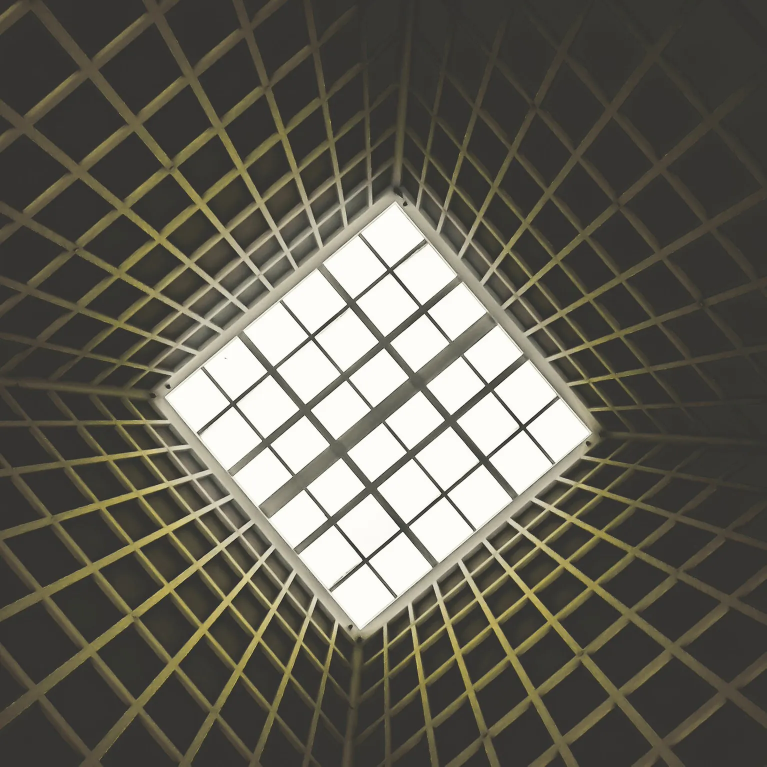
#> input picture Fourier 2D/im1.webp, 1533 x 1533 px (shown at 1/2 size)
$ jupyter execute note.ipynb
#> lines starting #> are read from the running program, lines starting #| are printed output that depends on the picture
# Notebook for Fourier Transform 2D

[cell 1]
import numpy as np
from PIL import Image
from matplotlib import pyplot as plt

### Step One
we will load 3 pictures and show them in gray's scales

[cell 2]
images = [
    np.asarray(Image.open("./im1.webp")),
    np.asarray(Image.open("./im2.jpeg")),
    np.asarray(Image.open("./im3.jpg"))
]
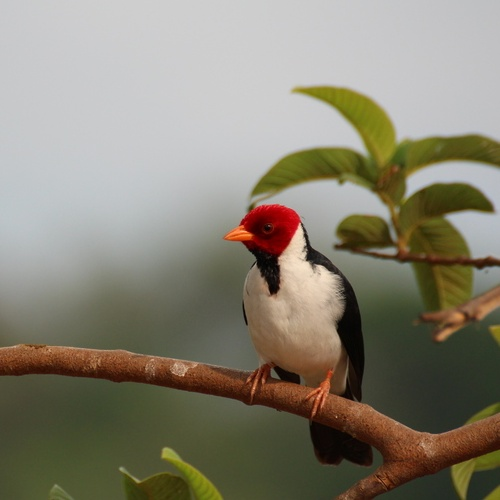
#> input picture Fourier 2D/im2.jpeg, 500 x 500 px
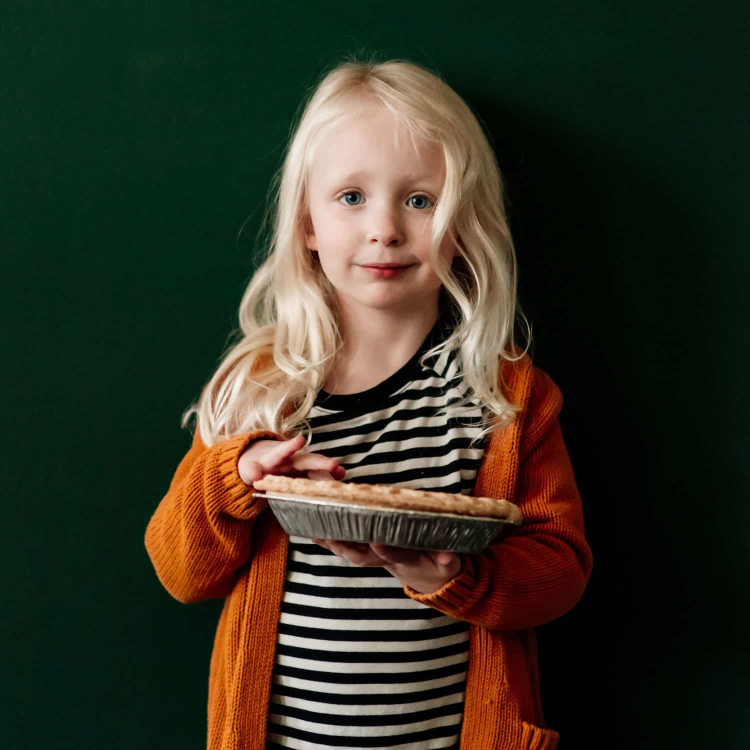
#> input picture Fourier 2D/im3.jpg, 1500 x 1500 px (shown at 1/2 size)
images = [np.round(0.299*im[:, :, 0]+0.587 * im[:, :, 1]+0.114*im[:, :, 2]).astype(np.uint8) for im in images]
#> images = 3 items

for image in images:
    plt.imshow(255-image,cmap='Grays')
    plt.show()
#> this loop made 3 passes

[cell 3]
for image in images:
    figure, axis = plt.subplots(1,4)
    figure.set_figwidth(15)
    figure.set_figheight(5)
    axis[0].imshow(255-image,cmap='Grays')
    axis[0].set_title("Original Image")
    fimage = np.fft.fftshift(np.fft.fft2(image))
    axis[1].imshow(np.log(np.abs(fimage)),cmap='Grays')
    axis[1].set_title("Fourier")
    axis[2].imshow(255-np.abs(np.fft.ifft2(fimage)),cmap='Grays')
    axis[2].set_title("Image from Fourier")
    axis[3].imshow(255-np.abs(np.fft.ifft2(np.pad(fimage,fimage.shape[0]))),cmap='Grays')
    axis[3].set_title("Image from Fourier resize X2")
    plt.show()
#> this loop made 3 passes
#> pass 1, `plt.show()`:
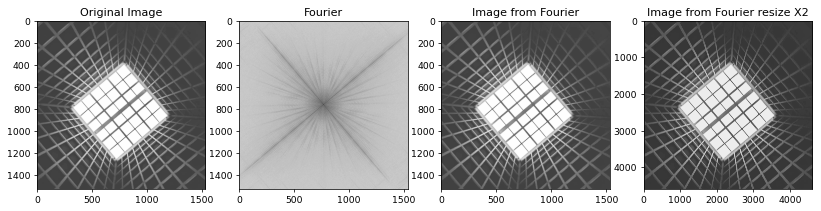
#> figure drawn by matplotlib, 4 panels

### Idel Low-Pass Filter
1.first we will calculate the DFT of the images <br>
2. multiply each cell with the cutoff filter
3. revert the image from the Fourier

[cell 4]
def ILP(image,alpha=10):
    filter = image
    I,J=np.meshgrid(np.arange(filter.shape[0]),np.arange(filter.shape[1]))
    I,J
    dist=np.sqrt((I-filter.shape[0]//2)**2+(J-filter.shape[0]//2)**2)
    filter[np.where(dist >= alpha)]*=0
    return filter

def IHP(image,alpha=10):
    filter = image
    I,J=np.meshgrid(np.arange(filter.shape[0]),np.arange(filter.shape[1]))
    I,J
    dist=np.sqrt((I-filter.shape[0]//2)**2+(J-filter.shape[0]//2)**2)
    filter[np.where(dist < alpha)]*=0
    return filter

def IBP(image,alpha=10):
    filter = image
    I,J=np.meshgrid(np.arange(filter.shape[0]),np.arange(filter.shape[1]))
    I,J
    dist=np.sqrt((I-filter.shape[0]//2)**2+(J-filter.shape[0]//2)**2)
    filter[np.where(dist > alpha+1)]*=0
    filter[np.where(dist < alpha)]*=0
    return filter

for image in images:
    figure, axis = plt.subplots(1,5)
    figure.set_figwidth(15)
    figure.set_figheight(5)
    axis[0].imshow(255-image,cmap='Grays')
    axis[0].set_title("Original Image")
    fimage = np.fft.fftshift(np.fft.fft2(image))
    axis[1].imshow(255-np.log(np.abs(fimage)),cmap='Grays')
    axis[1].set_title("Fourier")
    axis[2].imshow(255-np.abs(np.fft.ifft2(ILP(fimage,40))),cmap='Grays')
    axis[2].set_title("Image from Fourier")
    axis[3].imshow(255-np.abs(np.fft.ifft2(IHP(fimage,1))),cmap='Grays')
    axis[3].set_title("Image from Fourier")
    axis[4].imshow(255-np.abs(np.fft.ifft2(IBP(fimage,15))),cmap='Grays')
    axis[4].set_title("Image from Fourier")
    plt.show()
#> this loop made 3 passes
#> pass 1, in ILP, `I,J=np.meshgrid(np.arange(filter.shape[0]),np.arange(filter.shape[1]))`:
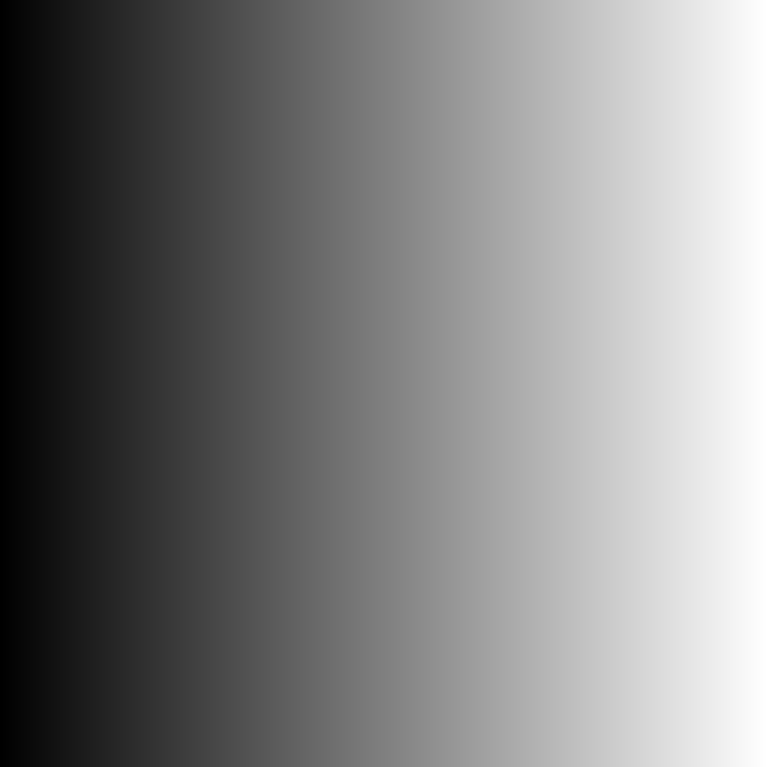
#> I: shape (1533, 1533) int64 (shown at 1/2 size); min 0, max 1532, mean 766; drawn with min black and max white
#> pass 1, in ILP, `I,J=np.meshgrid(np.arange(filter.shape[0]),np.arange(filter.shape[1]))`:
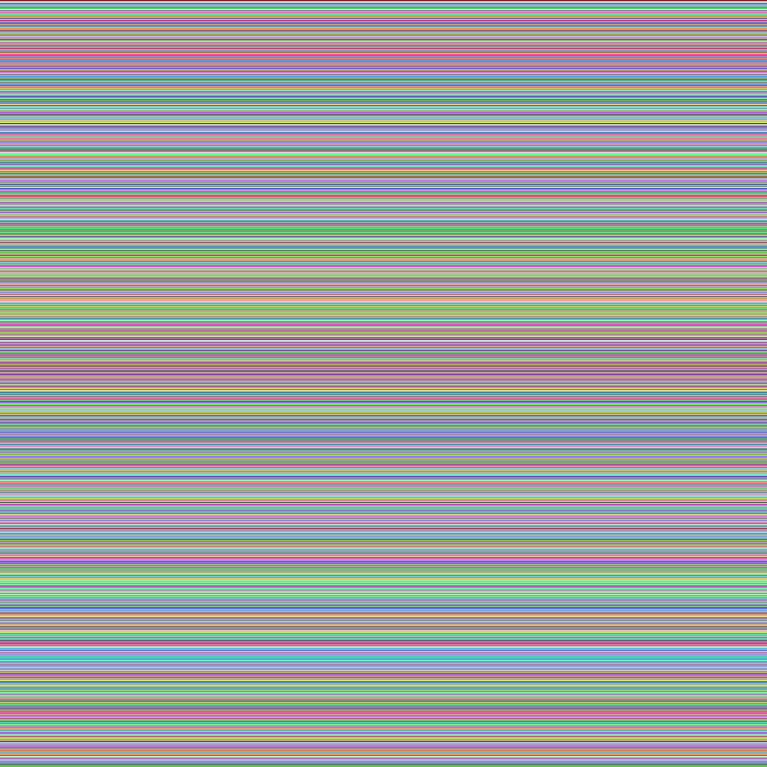
#> J: shape (1533, 1533) int64 (shown at 1/2 size); 1533 distinct labels, from 0 to 1532; one colour per label, 0 black
#> pass 1, in ILP, `dist=np.sqrt((I-filter.shape[0]//2)**2+(J-filter.shape[0]//2)**2)`:
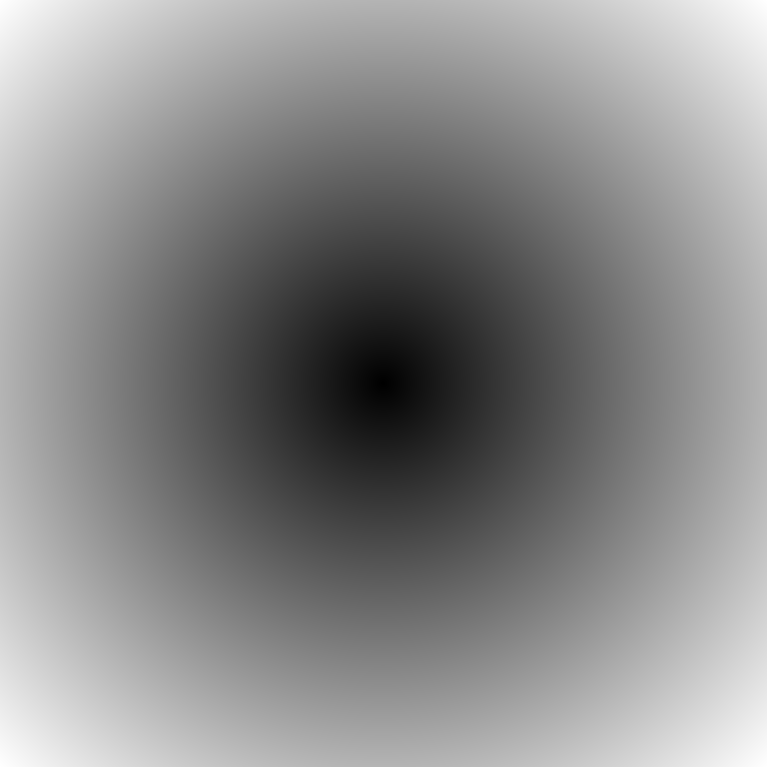
#> dist: shape (1533, 1533) float64 (shown at 1/2 size); min 0, max 1083.3, mean 586.5; drawn with min black and max white
#> pass 1, `plt.show()`:
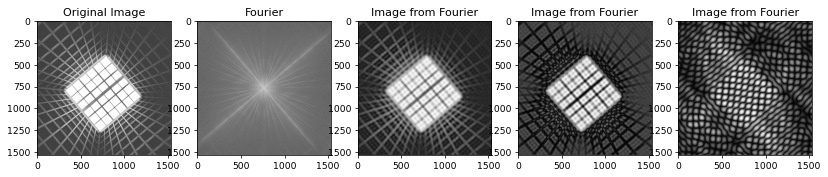
#> figure drawn by matplotlib, 5 panels
#> pass 2, `plt.show()`:
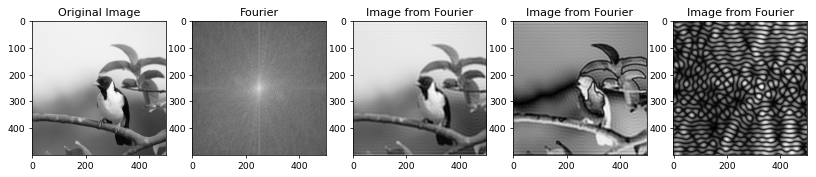
#> figure drawn by matplotlib, 5 panels

[cell 5]
def Gaussian(image,alpha=100):
    filter = image
    I,J=np.meshgrid(np.arange(filter.shape[0]),np.arange(filter.shape[1]))
    I,J
    dist=np.sqrt((I-filter.shape[0]//2)**2+(J-filter.shape[0]//2)**2)
    filter*= 1-dist/alpha
    filter[np.where(dist > alpha)]*=0
    return filter
x = images[0]
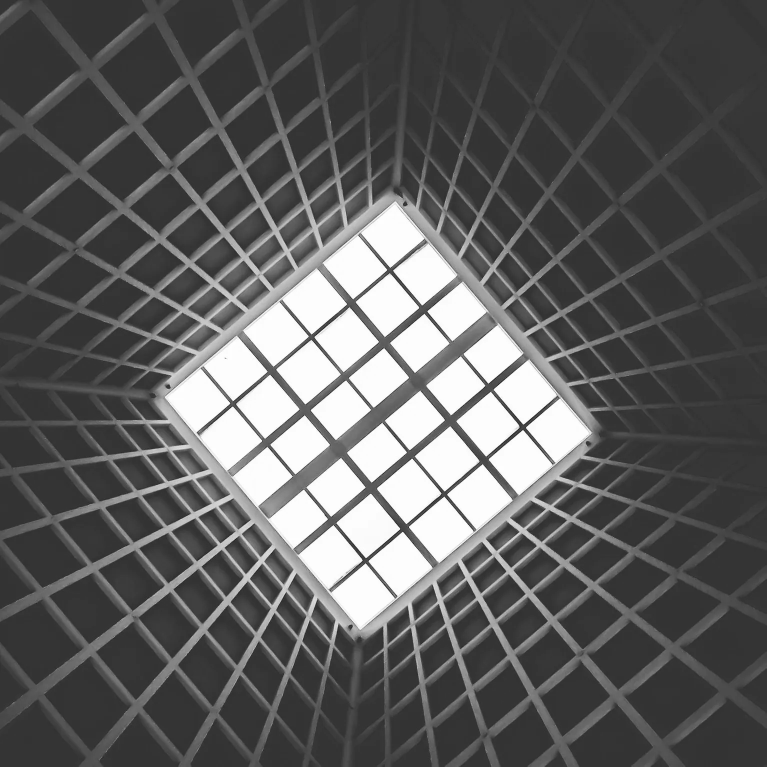
#> x: shape (1533, 1533) (shown at 1/2 size); min 0, max 255, mean 94.2
fimage = np.fft.fftshift(np.fft.fft2(x))
plt.imshow(255-np.log(np.abs(np.fft.ifft2(Gaussian(fimage))+1)),cmap='Grays')
plt.show()
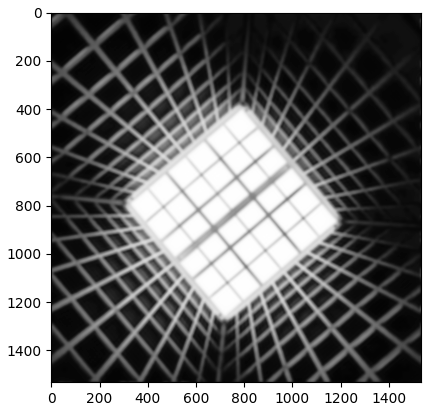
#> figure drawn by matplotlib, 1 panel
